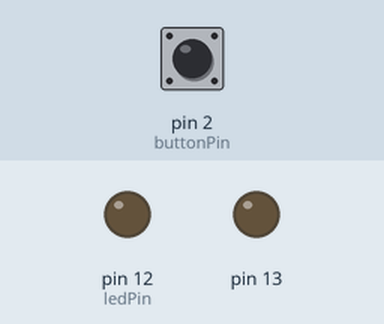
Recording of a sketch running on a simulated Arduino Uno, built with avr-gcc and run on an emulated ATmega328P. Shown: output pins drawn as LEDs (lit = HIGH). The test bench sets the inputs (shaded band); at power-on: pin 2 (buttonPin) LOW.

Above: at 1.2 s.
1.3 s: pin 2 (buttonPin) pulled HIGH for 0.15 s
At 1.37 s:
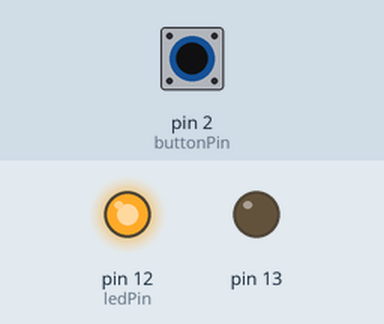
2.9 s: pin 2 (buttonPin) pulled HIGH for 3.2 s
At 6.8 s:
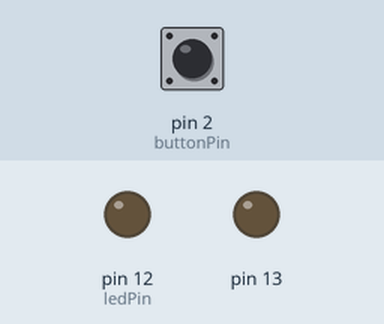
Timing chart, 0 to 8.3 s (numbered marks = the images above; inputs shaded):
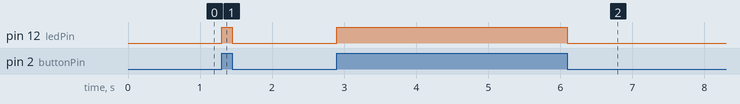

The sketch:

TheTrickSwitch.ino
```cpp
/*
  Pushbutton Sketch

Reads the capacitor voltage at digital pin 2 and turns on and off a light-emitting diode (LED) connected to digital pin 12.
*/

// constants
const int buttonPin = 2;    // the number of the pushbutton pin
const int ledPin = 12;      // the number of the LED pin

// variables
int buttonStatus = 0;       // variable for reading the pushbutton status

void setup() {
  // It's to turn integrated led off.
  pinMode(13, OUTPUT);

  // initialize the LED pin as an output
  pinMode(ledPin, OUTPUT);
  // initialize the pushbutton pin as an input
  pinMode(buttonPin, INPUT);
}

void loop() {
  // read the status of the pushbutton value
  buttonStatus = digitalRead(buttonPin);

  // check if the pushbutton is pressed
  // if it is, the buttonStatus is HIGH
  if (buttonStatus == HIGH) {
    // turn LED on
    digitalWrite(ledPin, HIGH);
  } else {
    // turn LED off
    digitalWrite(ledPin, LOW);
  }
}
```

Measured:
- after the input at 1.3 s, pin 12 (ledPin): LOW → HIGH at once, → LOW 0.15 s later
- after the input at 2.9 s, pin 12 (ledPin): LOW → HIGH at once, → LOW 3.2 s later
